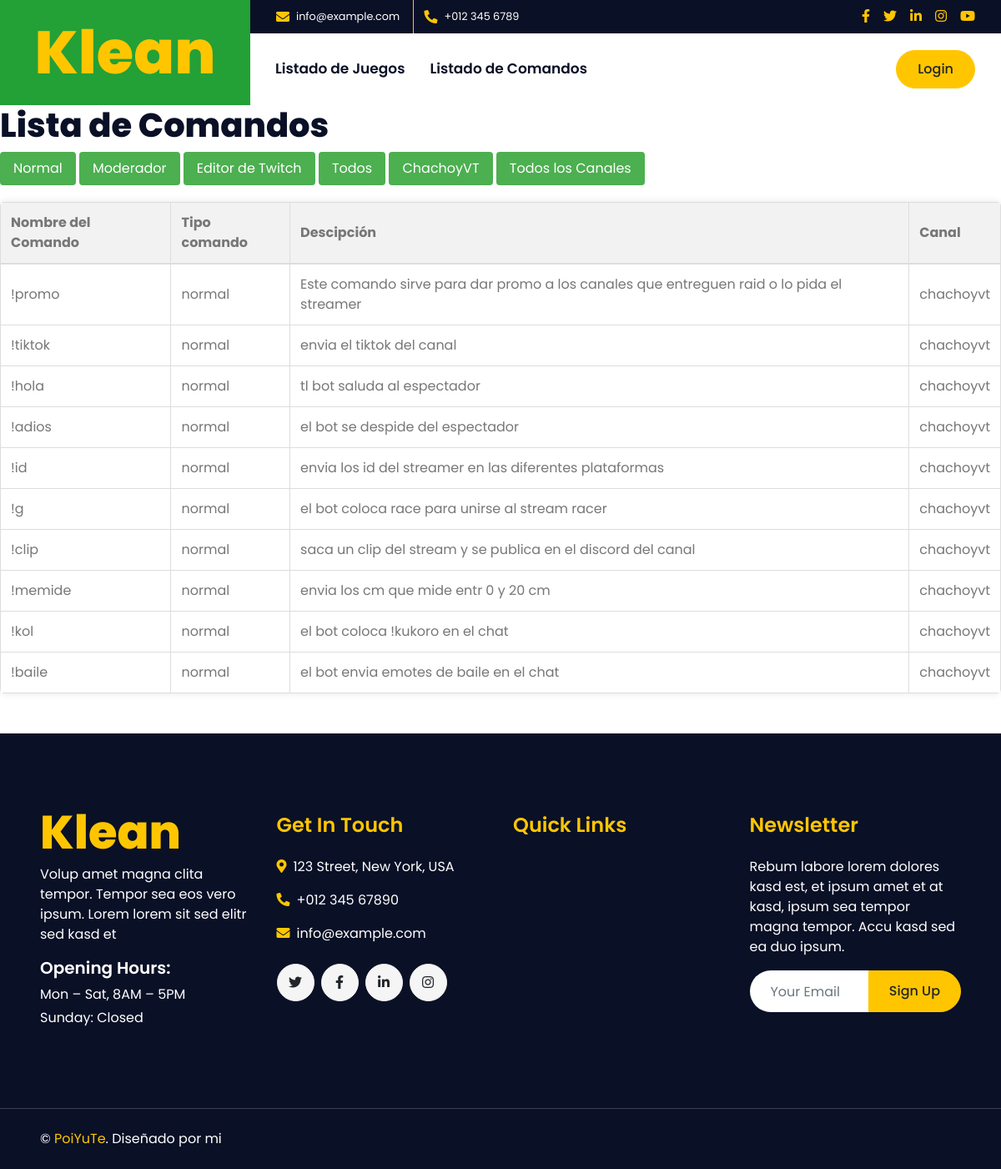
Screenshot of /lista_comandos with the database file from the repository.
### core/models.py (models this page shows, shortened)
class Comando(models.Model):
    TIPO_COMANDO = [
        ('normal', 'Normal'),
        ('moderador', 'Moderador'),
        ('editor de twitch', 'Editor de Twitch'),
    ]
    CANAL = [
        ('chachoyvt', 'ChachoyVT'),
    ]
    nombre_comando = models.CharField(max_length=50, default='')
    tipo = models.CharField(max_length=50, choices=TIPO_COMANDO)
    descripcion = models.CharField(max_length=500, default='')
    canal = models.CharField(max_length=50, choices=CANAL, default='chachoyvt')  # Selecciona un valor predeterminado adecuado

### core/views.py (the view)
# urls.py: path('lista_comandos', lista_comandos, name="lista_comandos"),
def lista_comandos(request):
    comandos = Comando.objects.all()
    return render(request, 'core/lista_comandos.html', {'comandos': comandos})

### core/templates/core/lista_comandos.html (shortened to what this page needs)
<!DOCTYPE html>
<html lang="en">
<head>
    {% load static %}
    <link href="https://cdnjs.cloudflare.com/ajax/libs/font-awesome/5.10.0/css/all.min.css" rel="stylesheet">
    <link href="lib/owlcarousel/assets/owl.carousel.min.css" rel="stylesheet">
    <link href="lib/lightbox/css/lightbox.min.css" rel="stylesheet">
    <link href="{% static 'core/'%}css/style.css" rel="stylesheet">
</head>
<body>
    <div class="container-fluid">
        <div class="row">
            <div class="col-lg-3 bg-secondary d-none d-lg-block">
                <a href="" class="navbar-brand w-100 h-100 m-0 p-0 d-flex align-items-center justify-content-center">
                    <h1 class="m-0 display-3 text-primary">Klean</h1>
                </a>
            </div>
            <div class="col-lg-9">
                <div class="row bg-dark d-none d-lg-flex">
                    <div class="col-lg-7 text-left text-white">
                        <div class="h-100 d-inline-flex align-items-center border-right border-primary py-2 px-3">
                            <i class="fa fa-envelope text-primary mr-2"></i>
                            <small>info@example.com</small>
                        </div>
                        <div class="h-100 d-inline-flex align-items-center py-2 px-2">
                            <i class="fa fa-phone-alt text-primary mr-2"></i>
                            <small>+012 345 6789</small>
                        </div>
                    </div>
                    <div class="col-lg-5 text-right">
                        <div class="d-inline-flex align-items-center pr-2">
                            <a class="text-primary p-2" href="">
                                <i class="fab fa-facebook-f"></i>
                            </a>
                            <a class="text-primary p-2" href="">
                                <i class="fab fa-twitter"></i>
                            </a>
                            <a class="text-primary p-2" href="">
                                <i class="fab fa-linkedin-in"></i>
                            </a>
                            <a class="text-primary p-2" href="">
                                <i class="fab fa-instagram"></i>
                            </a>
                            <a class="text-primary p-2" href="">
                                <i class="fab fa-youtube"></i>
                            </a>
                        </div>
                    </div>
                </div>
                <nav class="navbar navbar-expand-lg bg-white navbar-light p-0">
                    <div class="collapse navbar-collapse justify-content-between" id="navbarCollapse">
                        <div class="navbar-nav mr-auto py-0">
                            <a href="{% url 'lista_juegos' %}" class="nav-item nav-link">Listado de Juegos</a>
                            <a href="{% url 'lista_comandos' %}" class="nav-item nav-link">Listado de Comandos</a>
                        </div>
                    </div>
                    <a href="{% url 'login' %}" class="btn btn-primary mr-3 d-none d-lg-block">Login</a>
            </div>
        </div>
    </div>
    <body>
        <h1>Lista de Comandos</h1>
        <button class="filter-btn" onclick="filterByType('normal')">Normal</button>
        <button class="filter-btn" onclick="filterByType('Moderador')">Moderador</button>
        <button class="filter-btn" onclick="filterByType('editor de twitch')">Editor de Twitch</button>
        <button class="filter-btn" onclick="showAll()">Todos</button>
        <button class="filter-btn" onclick="filterByChannel('chachoyvt')">ChachoyVT</button>
        <button class="filter-btn" onclick="showAllChannels()">Todos los Canales</button>
        <table class="rounded">
            <thead>
                <tr>
                    <th>Nombre del Comando</th>
                    <th>Tipo comando</th>
                    <th>Descipción</th>
                    <th>Canal</th>
                </tr>
            </thead>
            <tbody>
                {% for comando in comandos %}
                <tr class="game-row" data-type="{{ comando.tipo }}" data-channel="{{ comando.canal }}">
                    <td>{{ comando.nombre_comando }}</td>
                    <td>{{ comando.tipo }}</td>
                    <td>{{ comando.descripcion }}</td>
                    <td>{{ comando.canal }}</td>
                </tr>
                {% endfor %}
            </tbody>
        </table>
    </body>
    <div class="container-fluid bg-dark text-white mt-5 py-5 px-sm-3 px-md-5">
        <div class="row pt-5">
            <div class="col-lg-3 col-md-6 mb-5">
                <a href="index.html" class="navbar-brand">
                    <h1 class="m-0 mt-n3 display-4 text-primary">Klean</h1>
                </a>
                <p>Volup amet magna clita tempor. Tempor sea eos vero ipsum. Lorem lorem sit sed elitr sed kasd et</p>
                <h5 class="font-weight-semi-bold text-white mb-2">Opening Hours:</h5>
                <p class="mb-1">Mon – Sat, 8AM – 5PM</p>
                <p class="mb-0">Sunday: Closed</p>
            </div>
            <div class="col-lg-3 col-md-6 mb-5">
                <h4 class="font-weight-semi-bold text-primary mb-4">Get In Touch</h4>
                <p><i class="fa fa-map-marker-alt text-primary mr-2"></i>123 Street, New York, USA</p>
                <p><i class="fa fa-phone-alt text-primary mr-2"></i>+012 345 67890</p>
                <p><i class="fa fa-envelope text-primary mr-2"></i>info@example.com</p>
                <div class="d-flex justify-content-start mt-4">
                    <a class="btn btn-light btn-social mr-2" href="#"><i class="fab fa-twitter"></i></a>
                    <a class="btn btn-light btn-social mr-2" href="#"><i class="fab fa-facebook-f"></i></a>
                    <a class="btn btn-light btn-social mr-2" href="#"><i class="fab fa-linkedin-in"></i></a>
                    <a class="btn btn-light btn-social" href="#"><i class="fab fa-instagram"></i></a>
                </div>
            </div>
            <div class="col-lg-3 col-md-6 mb-5">
                <h4 class="font-weight-semi-bold text-primary mb-4">Quick Links</h4>
            </div>
            <div class="col-lg-3 col-md-6 mb-5">
                <h4 class="font-weight-semi-bold text-primary mb-4">Newsletter</h4>
                <p>Rebum labore lorem dolores kasd est, et ipsum amet et at kasd, ipsum sea tempor magna tempor. Accu
                    kasd sed ea duo ipsum.</p>
                <div class="w-100">
                    <div class="input-group">
                        <input type="text" class="form-control border-0" style="padding: 25px;"
                            placeholder="Your Email">
                        <div class="input-group-append">
                            <button class="btn btn-primary px-4">Sign Up</button>
                        </div>
                    </div>
                </div>
            </div>
        </div>
    </div>
    <div class="container-fluid bg-dark text-white border-top py-4 px-sm-3 px-md-5"
        style="border-color: #3E3E4E !important;">
        <div class="row">
            <div class="col-lg-6 text-center text-md-left mb-3 mb-md-0">
                <p class="m-0 text-white">&copy; <a href="#">PoiYuTe</a>. Diseñado por mi
                </p>
            </div>
        </div>
    </div>
    <script src="{% load static %}js/main.js"></script>
</body>
</html>

### core/templates/core/lista_comandos.html (style rules this page uses)
body { font-family: Arial, sans-serif; margin: 20px; }
h1 { color: #333; }
table { width: 100%; border-collapse: collapse; margin-top: 20px; border-radius: 8px; overflow: hidden; box-shadow: 0 0 10px rgba(0, 0, 0, 0.1); }
th, td { border: 1px solid #ddd; padding: 12px; text-align: left; }
th { background-color: #f2f2f2; border-bottom: 2px solid #ddd; }
tr { transition: background-color 0.3s; }
td { border-bottom: 1px solid #ddd; }
.rounded { border-radius: 8px; overflow: hidden; }
.filter-btn { display: inline-block; padding: 8px 16px; background-color: #4CAF50; color: white; border: none; border-radius: 4px; cursor: pointer; }

### rows the page displays
Comando: nombre_comando "!promo", tipo "normal", descripcion "Este comando sirve para dar promo a los canales que entreguen raid o lo pida el streamer", canal "chachoyvt"
Comando: nombre_comando "!tiktok", tipo "normal", descripcion "envia el tiktok del canal", canal "chachoyvt"
Comando: nombre_comando "!hola", tipo "normal", descripcion "tl bot saluda al espectador", canal "chachoyvt"
Comando: nombre_comando "!adios", tipo "normal", descripcion "el bot se despide del espectador", canal "chachoyvt"
Comando: nombre_comando "!id", tipo "normal", descripcion "envia los id del streamer en las diferentes plataformas", canal "chachoyvt"
Comando: nombre_comando "!g", tipo "normal", descripcion "el bot coloca race para unirse al stream racer", canal "chachoyvt"
Comando: nombre_comando "!clip", tipo "normal", descripcion "saca un clip del stream y se publica en el discord del canal", canal "chachoyvt"
Comando: nombre_comando "!memide", tipo "normal", descripcion "envia los cm que mide entr 0 y 20 cm", canal "chachoyvt"
Comando: nombre_comando "!kol", tipo "normal", descripcion "el bot coloca !kukoro en el chat", canal "chachoyvt"
Comando: nombre_comando "!baile", tipo "normal", descripcion "el bot envia emotes de baile en el chat", canal "chachoyvt"
